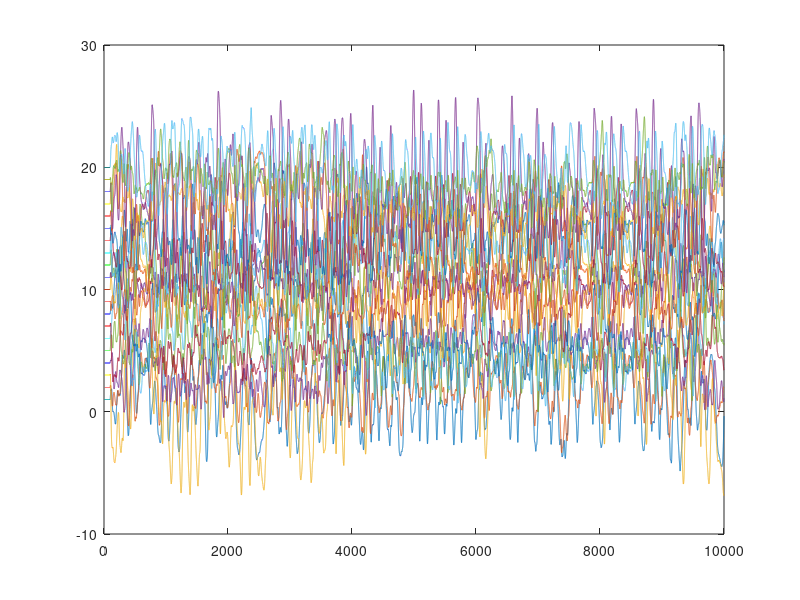
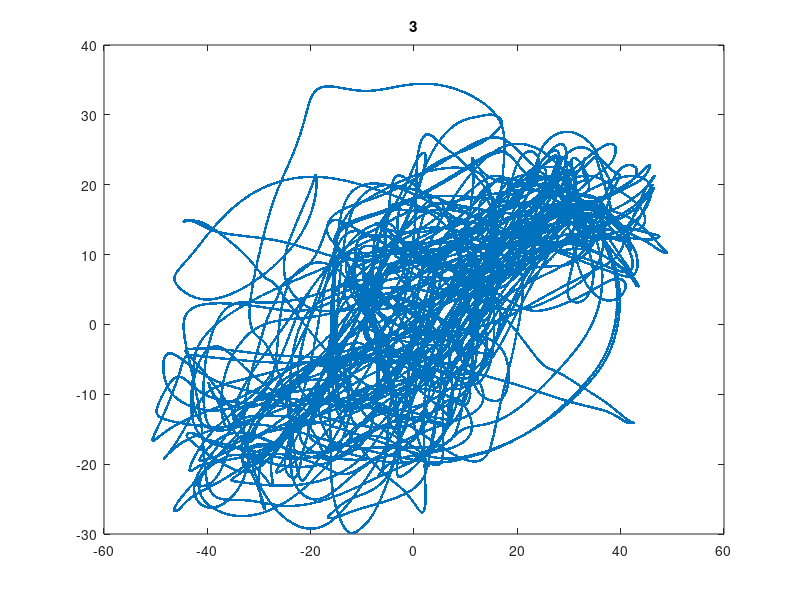

Reproduce these figures in MATLAB, in order.
% motiation: look for temporal oscillation (theta-like) in firing rates
% conclusion: if we look at population firing at an instant, there is a
% spatial oscillation across the pattern. But if we track the firing rate
% of a single neuron vs time, there's no temporal oscillation. 

%clear all; close all;
n=100; %800; 
r=3; %1.6; % go from below 1 to 2 in steps

dt=0.1; % in ms 
tau=10; % in ms
T=1e4; % in ms
niter=T/dt;

% h=normrnd(0,1,niter,n); % neuron rates
h=zeros(niter,n); % neuron rates

% periodic pulse b:
% tOn=1; tOff=5;
% nOn=tOn/dt; nOff=tOff/dt;
% b=(1:niter)';
% b=mod(b,nOn+nOff)<nOn;
% b=repmat(b,[1 n]).*normrnd(0,1,niter,n);

% single pulse b
b = zeros(n,niter);
Tpulse=10; npulse=Tpulse/dt; 
b(:,100/dt:100/dt+npulse)=0.8*ones(n,1)*ones(1,npulse+1);
b=b';

% gaussian b:
% b=normrnd(0,1,niter,n);

% time-varying random b: 
%b=ones(n,1)*normrnd(0,.16,1,niter); 

% generate weights
% w=randn(n)/sqrt(n);

% load weights
load W_chaotic
  
for i=2:niter 
    h(i,:)=h(i-1,:)+dt/tau*(-h(i-1,:) + tanh(h(i-1,:))*W*r + b(i-1,:));    
end

% offset plots of neuron rates: 
offset = ones(niter,1)*(1:1:20); 
roffset = h(:,1:20)+offset; 

time = dt*(1:niter); 
figure(1); plot(time, roffset');
%xlim([0 1e3])

% plot n largest eigenvalues of w
% [v,d]=eigs(w,n); 
% figure(2); plot(real(d),imag(d),'.k'); axis square;

proj1=randn(n,1); 
proj2=randn(n,1); 

traj=[ h*proj1,...
       h*proj2 ];
figure(2); plot(traj(:,1),traj(:,2),'.'); title(r)

% figure(2); hold on
% for i=1:100:niter
%     plot(traj(i,1),traj(i,2),'.r');
%     xlim([-3 7])
%     ylim([-6 6])
%     drawnow
% end

% J=mf_nmf(h);
% figure(3);
% plot(W(~eye(n)),J(~eye(n)),'.')
% 
% corrcoef(W(~eye(n)),J(~eye(n)))
% title(inference_error(J,W,'full',2,2))